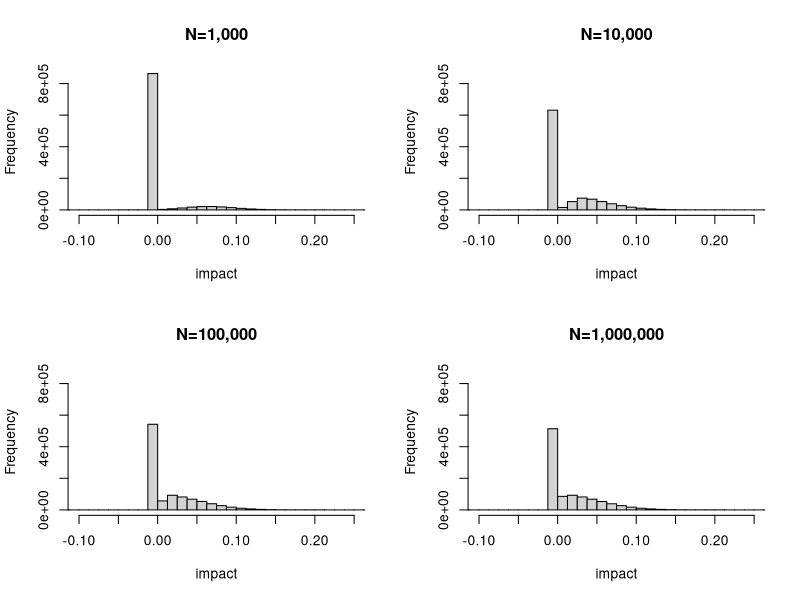
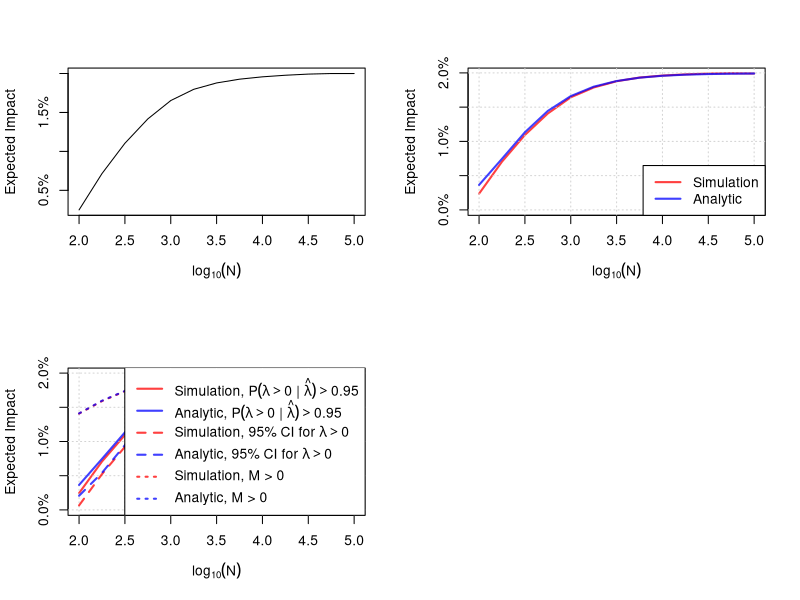

Generate these figures, in order, with R:
## ---- chunk 1

# =============================================================================
# Shared helpers
# =============================================================================

# Simulate data and compute posterior for a given n and prior
sim_posterior <- function(n, prior_mean = 0, prior_sd = 0.05,
                          control_mean = 2.0, prob_treatment = 0.5, nsims = 100000) {
  sigma <- 0.5
  se_c <- sigma / sqrt(n * (1 - prob_treatment))
  se_t <- sigma / sqrt(n * prob_treatment)

  true_lift <- rnorm(nsims, prior_mean, prior_sd)
  control   <- rnorm(nsims, control_mean, se_c)
  treatment <- rnorm(nsims, control_mean * (1 + true_lift), se_t)

  estimated_lift    <- (treatment / control) - 1
  estimated_lift_se <- sqrt(se_t^2 / control^2 + se_c^2 * treatment^2 / control^4)

  V <- 1 / (1 / estimated_lift_se^2 + 1 / prior_sd^2)
  M <- V * (estimated_lift / estimated_lift_se^2 + prior_mean / prior_sd^2)
  S <- sqrt(V)

  list(true_lift = true_lift, M = M, S = S)
}

# SE of lift via delta method (approximation at lambda ~ 0)
compute_se_lift <- function(n, control_mean = 2.0, prob_treatment = 0.5, sigma = 0.5) {
  se_c <- sigma / sqrt(n * (1 - prob_treatment))
  se_t <- sigma / sqrt(n * prob_treatment)
  sqrt((se_t^2 + se_c^2) / control_mean^2)
}

# Analytic expected impact given a critical hurdle lambda_crit
analytic_impact_from_crit <- function(lambda_crit, se_lift, prior_mean = 0, prior_sd = 0.05) {
  integrand <- function(delta) {
    prob_ship <- 1 - pnorm(lambda_crit, mean = delta, sd = se_lift)
    delta * prob_ship * dnorm(delta, prior_mean, prior_sd)
  }
  integrate(integrand, lower = -Inf, upper = Inf)$value
}

# =============================================================================
# Decision Rule 1: Ship if P(lift > 0 | data) > cutoff
# =============================================================================

sim_decisions <- function(n = 5000, cutoff = 0.95, prior_mean = 0, prior_sd = 0.05,
                          control_mean = 2.0, prob_treatment = 0.5, nsims = 100000) {
  p <- sim_posterior(n, prior_mean, prior_sd, control_mean, prob_treatment, nsims)
  prob_positive <- pnorm(0, mean = p$M, sd = p$S, lower.tail = FALSE)
  mean(ifelse(prob_positive > cutoff, p$true_lift, 0))
}

analytic_decisions <- function(n = 5000, cutoff = 0.95, prior_mean = 0, prior_sd = 0.05,
                                control_mean = 2.0, prob_treatment = 0.5) {
  se_lift <- compute_se_lift(n, control_mean, prob_treatment)
  post_sd_inv <- sqrt(1 / prior_sd^2 + 1 / se_lift^2)
  lambda_crit <- qnorm(cutoff) * se_lift^2 * post_sd_inv
  analytic_impact_from_crit(lambda_crit, se_lift, prior_mean, prior_sd)
}

# =============================================================================
# Decision Rule 2: Ship if lower 95% credible interval > 0
# =============================================================================

sim_decisions_ci <- function(n = 5000, ci_level = 0.95, prior_mean = 0, prior_sd = 0.05,
                              control_mean = 2.0, prob_treatment = 0.5, nsims = 100000) {
  p <- sim_posterior(n, prior_mean, prior_sd, control_mean, prob_treatment, nsims)
  lower_ci <- qnorm((1 - ci_level) / 2, mean = p$M, sd = p$S)
  mean(ifelse(lower_ci > 0, p$true_lift, 0))
}

analytic_decisions_ci <- function(n = 5000, ci_level = 0.95, prior_mean = 0, prior_sd = 0.05,
                                   control_mean = 2.0, prob_treatment = 0.5) {
  se_lift <- compute_se_lift(n, control_mean, prob_treatment)
  post_sd_inv <- sqrt(1 / prior_sd^2 + 1 / se_lift^2)
  lambda_crit <- qnorm((1 + ci_level) / 2) * se_lift^2 * post_sd_inv
  analytic_impact_from_crit(lambda_crit, se_lift, prior_mean, prior_sd)
}

# =============================================================================
# Decision Rule 3: Ship if M > 0
# =============================================================================

sim_decisions_M <- function(n = 5000, prior_mean = 0, prior_sd = 0.05,
                             control_mean = 2.0, prob_treatment = 0.5, nsims = 100000) {
  p <- sim_posterior(n, prior_mean, prior_sd, control_mean, prob_treatment, nsims)
  mean(ifelse(p$M > 0, p$true_lift, 0))
}

analytic_decisions_M <- function(n = 5000, prior_mean = 0, prior_sd = 0.05,
                                  control_mean = 2.0, prob_treatment = 0.5) {
  se_lift <- compute_se_lift(n, control_mean, prob_treatment)
  lambda_crit <- -prior_mean * se_lift^2 / prior_sd^2
  analytic_impact_from_crit(lambda_crit, se_lift, prior_mean, prior_sd)
}

## ---- chunk 2
#| echo: false
#| fig-cap: "Distribution of shipped lifts under the probability to beat control decision rule ($c = 0.95$) for increasing sample sizes. Prior is $\\operatorname{Normal}(0, 0.05^2)$, $\\sigma = 0.5$, and equal allocation ($p = 0.5$). At small $N$, most simulations result in no-ship (the spike at 0). As $N$ grows, the posterior tightens and more true positives are shipped."

sigma <- 0.5
prob_treatment <- 0.5
prior_mean <- 0
prior_sd <- 0.05
control_mean <- 1
nsims <- 1e6
cutoff <- 0.95

brks <- seq(-0.2, 0.3, 0.0125)
sample_sizes <- c(1000, 10000, 100000, 1000000)

# First pass: compute all histograms to find shared y-axis
hists <- lapply(sample_sizes, function(n) {
  se_c <- sigma / sqrt(n * (1 - prob_treatment))
  se_t <- sigma / sqrt(n * prob_treatment)

  true_lift <- rnorm(nsims, prior_mean, prior_sd)
  control   <- rnorm(nsims, control_mean, se_c)
  treatment <- rnorm(nsims, control_mean * (1 + true_lift), se_t)

  estimated_lift    <- (treatment / control) - 1
  estimated_lift_se <- sqrt(se_t^2 / control^2 + se_c^2 * treatment^2 / control^4)

  V <- 1 / (1 / estimated_lift_se^2 + 1 / prior_sd^2)
  M <- V * (estimated_lift / estimated_lift_se^2 + prior_mean / prior_sd^2)
  S <- sqrt(V)

  prob_positive <- pnorm(0, mean = M, sd = S, lower.tail = FALSE)
  impact <- ifelse(prob_positive > cutoff, true_lift, 0)
  hist(impact, breaks = brks, plot = FALSE)
})

ymax <- max(sapply(hists, \(h) max(h$counts)))

# Second pass: plot with shared y-axis
par(mfrow = c(2, 2))
for (i in seq_along(sample_sizes)) {
  plot(hists[[i]], xlim = c(-0.1, 0.25), ylim = c(0, ymax),
       main = stringr::str_c("N=", scales::comma(sample_sizes[i])),
       xlab = "impact", ylab = "Frequency")
}
## ---- chunk 3
#| fig-cap: "Average impact to the product as a function of sample size under the probability to beat control rule ($c = 0.95$). The curve flattens as $N$ grows, reflecting diminishing returns from longer experiments. The loess-smoothed curve is based on 100,000 simulations at each sample size."
lns <- seq(2, 5, 0.25)
ns <- 10^lns
sim_prob <- sapply(ns, \(x) sim_decisions(n = x))
smoothed_sim_prob <- loess(sim_prob ~ lns)

plot(lns, predict(smoothed_sim_prob), yaxt='n', xlab=expression(log[10](N)), ylab='Expected Impact', type='l')
axis(2, at = axTicks(2), labels = scales::percent(axTicks(2)))
## ---- chunk 4
#| fig-cap: "Simulated vs analytic expected impact for the probability to beat control rule ($c = 0.95$). The close agreement confirms the analytic solution is a good approximation, at least under the proposed parameters. Prior is $\\operatorname{Normal}(0, 0.05^2)$, $\\sigma = 0.5$, and equal allocation ($p = 0.5$)."
lns <- seq(2, 5, 0.25)
ns <- 10^lns

sim_prob      <- sapply(ns, \(x) sim_decisions(n = x))
analytic_prob <- sapply(ns, \(x) analytic_decisions(n = x))
f_prob <- loess(sim_prob ~ lns)

col_sim <- rgb(1, 0, 0, 0.75)
col_ana <- rgb(0, 0, 1, 0.75)

plot(lns, predict(f_prob), type = 'l', col = col_sim, lwd = 2,
     xlab = expression(log[10](N)), ylab = 'Expected Impact', yaxt = 'n',
     ylim = range(0, analytic_prob))
axis(2, at = axTicks(2), labels = scales::percent(axTicks(2)))
grid()
lines(lns, analytic_prob, col = col_ana, lwd = 2)
legend('bottomright',
       legend = c('Simulation', 'Analytic'),
       col = c(col_sim, col_ana), lwd = 2)
## ---- chunk 5
#| fig-cap: "Simulated (red) and analytic (blue) expected impact curves for three decision rules: probability to beat control (solid, $c = 0.95$), 95% credible interval excluding zero (dashed), and M > 0 (dotted, ship if posterior mean is positive). The M > 0 rule is the most permissive, shipping more often and yielding higher average impact at each sample size."
lns <- seq(2, 5, 0.25)
ns <- 10^lns

# Compute all 6 expected impact curves
sim_prob      <- sapply(ns, \(x) sim_decisions(n = x))
analytic_prob <- sapply(ns, \(x) analytic_decisions(n = x))
sim_ci        <- sapply(ns, \(x) sim_decisions_ci(n = x))
analytic_ci   <- sapply(ns, \(x) analytic_decisions_ci(n = x))
sim_M         <- sapply(ns, \(x) sim_decisions_M(n = x))
analytic_M    <- sapply(ns, \(x) analytic_decisions_M(n = x))

# Smooth simulation curves
f_prob <- loess(sim_prob ~ lns)
f_ci   <- loess(sim_ci ~ lns)
f_M    <- loess(sim_M ~ lns)

# Colors: red = simulation, blue = analytic
# Linetype: solid = P(lift>0) rule, dashed = CI rule, dotted = M > 0
col_sim <- rgb(1, 0, 0, 0.75)
col_ana <- rgb(0, 0, 1, 0.75)

ylim <- range(0, analytic_prob, analytic_ci, analytic_M)

plot(lns, predict(f_prob), type = 'l', col = col_sim, lwd = 2, lty = 1,
     xlab = expression(log[10](N)), ylab = 'Expected Impact', yaxt = 'n', ylim = ylim)
axis(2, at = axTicks(2), labels = scales::percent(axTicks(2)))
grid()
lines(lns, analytic_prob, col = col_ana, lwd = 2, lty = 1)
lines(lns, predict(f_ci),  col = col_sim, lwd = 2, lty = 2)
lines(lns, analytic_ci,    col = col_ana, lwd = 2, lty = 2)
lines(lns, predict(f_M),   col = col_sim, lwd = 2, lty = 3)
lines(lns, analytic_M,     col = col_ana, lwd = 2, lty = 3)
legend('bottomright',
       legend = c(expression("Simulation, " * P(lambda > 0 ~ "|" ~ hat(lambda)) > 0.95),
                  expression("Analytic, " * P(lambda > 0 ~ "|" ~ hat(lambda)) > 0.95),
                  expression("Simulation, 95% CI for " * lambda > 0),
                  expression("Analytic, 95% CI for " * lambda > 0),
                  expression("Simulation, M > 0"),
                  expression("Analytic, M > 0")),
       col = c(col_sim, col_ana, col_sim, col_ana, col_sim, col_ana),
       lty = c(1, 1, 2, 2, 3, 3), lwd = 2)
